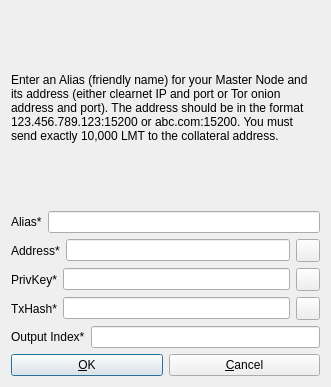
<?xml version="1.0" encoding="UTF-8"?>
<ui version="4.0">
 <class>AddEditAtomNode</class>
 <widget class="QDialog" name="AddEditAtomNode">
  <property name="geometry">
   <rect>
    <x>0</x>
    <y>0</y>
    <width>331</width>
    <height>387</height>
   </rect>
  </property>
  <property name="windowTitle">
   <string>Add/Edit LMToken Node</string>
  </property>
  <property name="modal">
   <bool>true</bool>
  </property>
  <layout class="QVBoxLayout" name="verticalLayout">
   <item>
    <widget class="QLabel" name="label_9">
     <property name="sizePolicy">
      <sizepolicy hsizetype="Preferred" vsizetype="Expanding">
       <horstretch>0</horstretch>
       <verstretch>0</verstretch>
      </sizepolicy>
     </property>
     <property name="text">
      <string>&lt;html&gt;&lt;head/&gt;&lt;body&gt;&lt;p&gt;Enter an Alias (friendly name) for your Master Node and its address (either clearnet IP and port or Tor onion address and port). The address should be in the format 123.456.789.123:15200 or abc.com:15200. You must send exactly 10,000 LMT to the collateral address.&lt;/p&gt;&lt;/body&gt;&lt;/html&gt;</string>
     </property>
     <property name="wordWrap">
      <bool>true</bool>
     </property>
    </widget>
   </item>
   <item>
    <layout class="QHBoxLayout" name="horizontalLayout_4">
     <property name="bottomMargin">
      <number>0</number>
     </property>
     <item>
      <widget class="QLabel" name="label_4">
       <property name="text">
        <string>Alias*</string>
       </property>
      </widget>
     </item>
     <item>
      <widget class="QLineEdit" name="aliasLineEdit"/>
     </item>
    </layout>
   </item>
   <item>
    <layout class="QHBoxLayout" name="horizontalLayout_5">
     <property name="bottomMargin">
      <number>0</number>
     </property>
     <item>
      <widget class="QLabel" name="label_6">
       <property name="text">
        <string>Address*</string>
       </property>
      </widget>
     </item>
     <item>
      <widget class="QLineEdit" name="addressLineEdit"/>
     </item>
     <item>
      <widget class="QToolButton" name="AddEditAddressPasteButton">
       <property name="toolTip">
        <string>Paste address from clipboard</string>
       </property>
       <property name="text">
        <string/>
       </property>
       <property name="icon">
        <iconset resource="../bitcoin.qrc">
         <normaloff>:/icons/editpaste</normaloff>:/icons/editpaste</iconset>
       </property>
       <property name="shortcut">
        <string>Alt+P</string>
       </property>
      </widget>
     </item>
    </layout>
   </item>
   <item>
    <layout class="QHBoxLayout" name="horizontalLayout_3">
     <property name="bottomMargin">
      <number>0</number>
     </property>
     <item>
      <widget class="QLabel" name="label_5">
       <property name="text">
        <string>PrivKey*</string>
       </property>
      </widget>
     </item>
     <item>
      <widget class="QLineEdit" name="privkeyLineEdit"/>
     </item>
     <item>
      <widget class="QToolButton" name="AddEditPrivkeyPasteButton">
       <property name="toolTip">
        <string>Paste address from clipboard</string>
       </property>
       <property name="text">
        <string/>
       </property>
       <property name="icon">
        <iconset resource="../bitcoin.qrc">
         <normaloff>:/icons/editpaste</normaloff>:/icons/editpaste</iconset>
       </property>
       <property name="shortcut">
        <string>Alt+P</string>
       </property>
      </widget>
     </item>
    </layout>
   </item>
   <item>
    <layout class="QHBoxLayout" name="horizontalLayout_2">
     <property name="bottomMargin">
      <number>0</number>
     </property>
     <item>
      <widget class="QLabel" name="label_2">
       <property name="text">
        <string>TxHash*</string>
       </property>
      </widget>
     </item>
     <item>
      <widget class="QLineEdit" name="txhashLineEdit"/>
     </item>
     <item>
      <widget class="QToolButton" name="AddEditTxhashPasteButton">
       <property name="toolTip">
        <string>Paste address from clipboard</string>
       </property>
       <property name="text">
        <string/>
       </property>
       <property name="icon">
        <iconset resource="../bitcoin.qrc">
         <normaloff>:/icons/editpaste</normaloff>:/icons/editpaste</iconset>
       </property>
       <property name="shortcut">
        <string>Alt+P</string>
       </property>
      </widget>
     </item>
    </layout>
   </item>
   <item>
    <layout class="QHBoxLayout" name="horizontalLayout_8">
     <property name="bottomMargin">
      <number>0</number>
     </property>
     <item>
      <widget class="QLabel" name="label_8">
       <property name="text">
        <string>Output Index*</string>
       </property>
      </widget>
     </item>
     <item>
      <widget class="QLineEdit" name="outputindexLineEdit"/>
     </item>
    </layout>
   </item>
   <item>
    <layout class="QHBoxLayout" name="horizontalLayout_Buttons">
     <item>
      <widget class="QPushButton" name="okButton">
       <property name="text">
        <string>&amp;OK</string>
       </property>
      </widget>
     </item>
     <item>
      <widget class="QPushButton" name="cancelButton">
       <property name="text">
        <string>&amp;Cancel</string>
       </property>
       <property name="autoDefault">
        <bool>false</bool>
       </property>
      </widget>
     </item>
    </layout>
   </item>
  </layout>
 </widget>
 <resources>
  <include location="../bitcoin.qrc"/>
 </resources>
 <connections/>
</ui>
